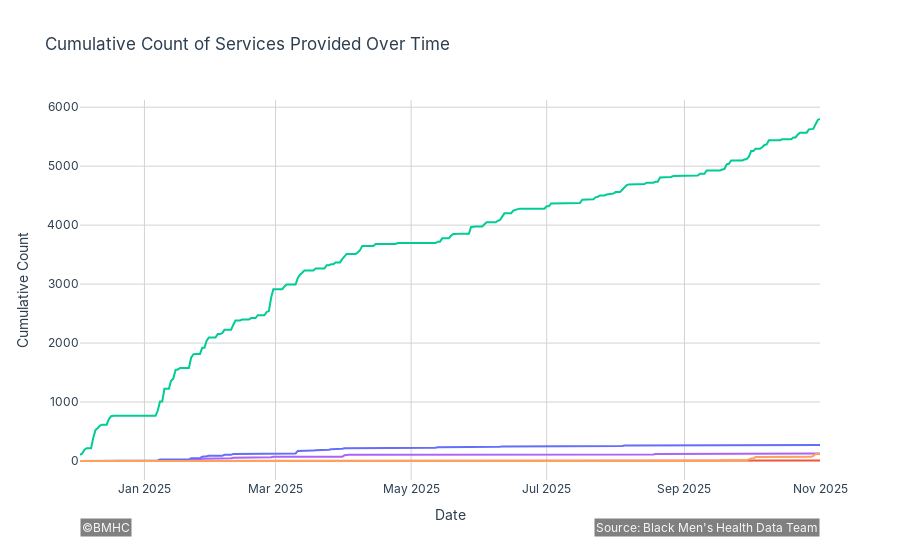

Notebook code cell kept with this figure:
### Code cell
import re

query = """
SELECT [timestamp], services_provided
FROM client_satisfaction
"""
df = pd.read_sql(query, engine)

# Convert timestamp to datetime
df['timestamp'] = pd.to_datetime(df['timestamp'])

# Split services_provided into a list (handles commas not inside parentheses)
def split_services(s):
    if pd.isna(s):
        return []
    return [x.strip() for x in re.split(r',\s*(?![^()]*\))', s)]

df['service_list'] = df['services_provided'].apply(split_services)

# Explode so each service gets its own row
exploded = df.explode('service_list')
exploded = exploded[exploded['service_list'].notna() & (exploded['service_list'] != '')]

# Normalize timestamp to date (keeping as datetime)
exploded['date'] = exploded['timestamp'].dt.normalize()

daily_counts = exploded.groupby(['date', 'service_list']).size().reset_index(name='count')

# Create full range - NORMALIZE both min and max
full_dates = pd.date_range(
    df['timestamp'].min().normalize(), 
    df['timestamp'].max().normalize(), 
    freq='D'
)

services = exploded['service_list'].unique()
full_index = pd.MultiIndex.from_product([full_dates, services], names=['date', 'service_list'])

# Reindex
full_daily = daily_counts.set_index(['date', 'service_list']).reindex(full_index, fill_value=0).reset_index()
full_daily = full_daily.sort_values(['service_list', 'date'])
full_daily['cumulative_count'] = full_daily.groupby('service_list')['count'].cumsum()

# Plot
import plotly.graph_objects as go

fig = go.Figure()

unique_services = full_daily['service_list'].unique()

for service in unique_services:
    service_data = full_daily[full_daily['service_list'] == service]
    fig.add_trace(go.Scatter(
        x=service_data['date'],
        y=service_data['cumulative_count'],
        mode='lines',
        name=service
    ))

fig.update_layout(
    title='Cumulative Count of Services Provided Over Time',
    xaxis_title='Date',
    yaxis_title='Cumulative Count',
    showlegend=False
)
apply_plotly_style(fig)
fig.show()

### Figure 1 — Plotly figure (JSON) as saved in the notebook; plotly's stock layout.template omitted (floating-point values rounded to 4 significant figures; data arrays with more than 128 entries replaced by an {"elided": "..."} marker saying what was removed)
{"data": [{"mode": "lines", "name": "Mental Health (screenings, therapy, workshops, medication management, support groups)", "type": "scatter", "x": {"elided": "334 str values"}, "y": {"elided": "334 int values"}}, {"mode": "lines", "name": "Opportunities with BMHC (intern/extern/volunteer, research & data analysis, publishing, brand ambassador)", "type": "scatter", "x": {"elided": "334 str values"}, "y": {"elided": "334 int values"}}, {"mode": "lines", "name": "Physical Health (check-ups, screenings, dental, speciality care, fitness, pharmaceutical, immunizations)", "type": "scatter", "x": {"elided": "334 str values"}, "y": {"elided": "334 int values"}}, {"mode": "lines", "name": "Social Support Services ( transportation, food access, financial literacy, nutrition, job placement, housing)", "type": "scatter", "x": {"elided": "334 str values"}, "y": {"elided": "334 int values"}}, {"mode": "lines", "name": "nan", "type": "scatter", "x": {"elided": "334 str values"}, "y": {"elided": "334 int values"}}], "layout": {"annotations": [{"bgcolor": "gray", "font": {"color": "#f8f8f8", "size": 12}, "showarrow": false, "text": "©BMHC", "x": 0, "xanchor": "left", "xref": "paper", "y": -0.15, "yref": "paper"}, {"bgcolor": "gray", "font": {"color": "#f8f8f8", "size": 12}, "showarrow": false, "text": "Source: Black Men's Health Data Team", "x": 1, "xanchor": "right", "xref": "paper", "y": -0.15, "yref": "paper"}], "font": {"color": "#2c3e50", "family": "Inter"}, "paper_bgcolor": "white", "plot_bgcolor": "rgba(0,0,0,0)", "showlegend": false, "title": {"text": "Cumulative Count of Services Provided Over Time"}, "xaxis": {"gridcolor": "#d3d3d3", "gridwidth": 1, "showgrid": true, "title": {"text": "Date"}}, "yaxis": {"gridcolor": "#d3d3d3", "gridwidth": 1, "showgrid": true, "title": {"text": "Cumulative Count"}}}}
